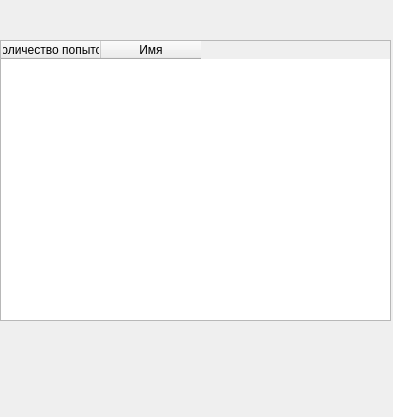
<?xml version="1.0" encoding="UTF-8"?>
<ui version="4.0">
 <class>tableRecords</class>
 <widget class="QWidget" name="tableRecords">
  <property name="geometry">
   <rect>
    <x>0</x>
    <y>0</y>
    <width>393</width>
    <height>417</height>
   </rect>
  </property>
  <property name="windowTitle">
   <string>Form</string>
  </property>
  <widget class="QTableWidget" name="tableWidget">
   <property name="geometry">
    <rect>
     <x>0</x>
     <y>40</y>
     <width>391</width>
     <height>281</height>
    </rect>
   </property>
   <property name="columnCount">
    <number>2</number>
   </property>
   <column>
    <property name="text">
     <string>Количество попыток</string>
    </property>
   </column>
   <column>
    <property name="text">
     <string>Имя</string>
    </property>
   </column>
  </widget>
 </widget>
 <resources/>
 <connections/>
</ui>
